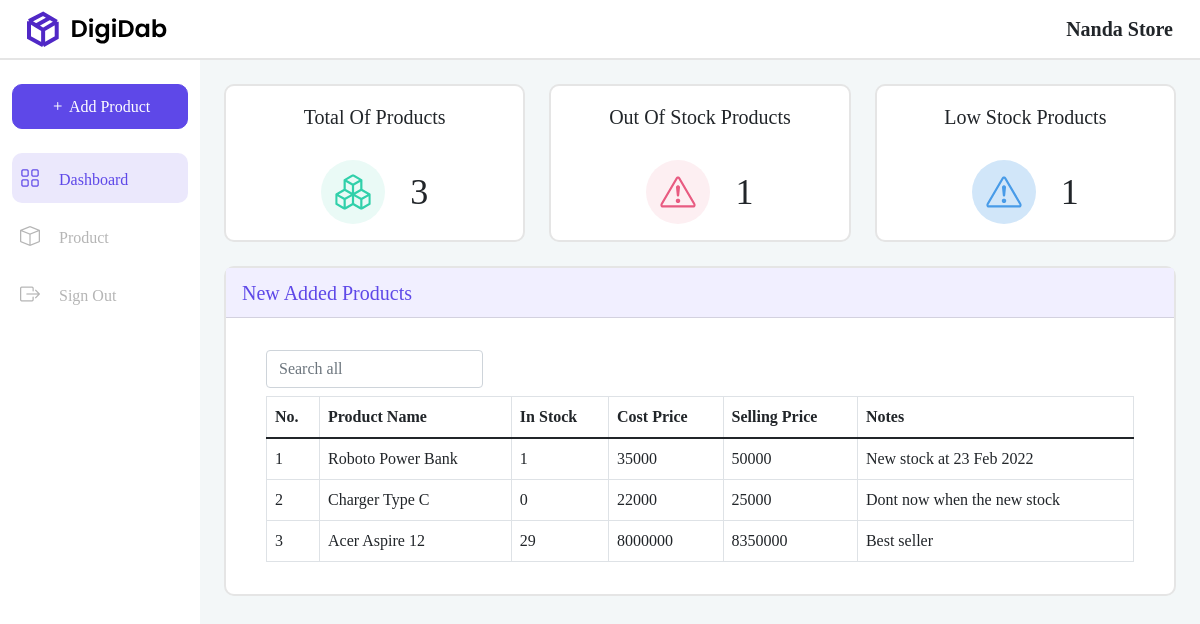
The page /user/dashboard.php (signed in) on the database its author committed.
### tables this page shows
CREATE TABLE `tb_product` (
  `id_product` int(11) NOT NULL,
  `id_user` int(11) NOT NULL,
  `name_product` varchar(255) DEFAULT NULL,
  `stock_product` int(11) DEFAULT NULL,
  `cost_price` int(11) DEFAULT NULL,
  `selling_price` int(11) DEFAULT NULL,
  `notes_product` text DEFAULT NULL
);

### user/dashboard.php (the view, shortened to what this page needs)
<?php
include("../resources/connection.php");
$id_user = $_SESSION['user']['id_user'];
?>
<!doctype html>
<html lang="en">
<head>
    <link rel="stylesheet" href="../assets/css/dashboard-style.css">
    <link href="https://cdn.jsdelivr.net/npm/bootstrap@5.1.3/dist/css/bootstrap.min.css" rel="stylesheet">
    <link rel="stylesheet" href="https://cdn.jsdelivr.net/npm/bootstrap-icons@1.8.1/font/bootstrap-icons.css">
</head>
<body>
    <nav class="container-fluid">
        <div class="nav-cont d-flex align-items-center justify-content-between">
            <img src="../assets/img/Dashboard-logo.svg" style="margin-left: 15px;">
            <div class="company-name" style="margin-right: 15px;">
                <?php echo $_SESSION['user']['company_user']; ?>
            </div>
        </div>
    </nav>
    <div class="d-flex">
        <div class="sidebar col-2 pt-4">
            <div class="wrapper">
                <div class="button mb-4">
                    <button class="add btn btn-primary w-100" data-bs-toggle="modal" data-bs-target="#addModal" style="border-radius: 10px; height: 45px; background-color: #5E48E8; border-color: #5E48E8;">
                        <i class="bi bi-plus"></i>
                        Add Product
                    </button>
                </div>
                <div class="link">
                    <div class="active d-flex align-items-center p-2 mb-2">
                        <ul class="navbar-nav">
                            <li class="nav-item d-flex align-items-center">
                                <a href="dashboard.php" class="nav-link" style="color: #5e48e8;">
                                    <i class="bi bi-grid" style="font-size: 20px; margin-right: 15px;"></i>
                                    <span style="font-weight: 500;">Dashboard</span>
                                </a>
                            </li>
                        </ul>
                    </div>
                    <div class="n-active d-flex align-items-center p-2 mb-2">
                        <ul class="navbar-nav" style="color: #B5B5B5;">
                            <li class="nav-item d-flex align-items-center">
                                <a href="product.php" class="nav-links">
                                    <i class="bi bi-box" style="font-size: 20px; margin-right: 15px;"></i>
                                    <span style="font-weight: 500;">Product</span>
                                </a>
                            </li>
                        </ul>
                    </div>
                    <div class="n-active d-flex align-items-center p-2">
                        <ul class="navbar-nav" style="color: #B5B5B5;">
                            <li class="nav-item d-flex align-items-center">
                                <a href="../resources/sign-out-process.php" class="nav-links" onclick="return confirm('Anda Yakin Akan Logout?')">
                                    <i class="bi bi-box-arrow-right" style="font-size: 20px; margin-right: 15px;"></i>
                                    <span style="font-weight: 500;">Sign Out</span>
                                </a>
                            </li>
                        </ul>
                    </div>
                </div>
            </div>
        </div>
        <div class="content col-10 vh-100">
            <div class="container p-4">
                <div class="row mb-4">
                    <div class="col-lg-4">
                        <div class="card" style="border: 2px solid #E5E5E5; border-radius: 10px;">
                            <div class="card-body">
                                <div class="c-tittle text-center mb-2">
                                    Total Of Products
                                </div>
                                <div class="c-value d-flex justify-content-center align-items-center">
                                    <img src="../assets/img/total-product-icon.svg" alt="" width="64">
                                    <div class="c-value-text">
                                        <?php
                                        $query = mysqli_query($conn, "SELECT * FROM tb_product WHERE id_user = $id_user");
                                        $total = mysqli_num_rows($query);
                                        echo $total;
                                        ?>
                                    </div>
                                </div>
                            </div>
                        </div>
                    </div>
                    <div class="col-lg-4">
                        <div class="card" style="border: 2px solid #E5E5E5; border-radius: 10px;">
                            <div class="card-body">
                                <div class="c-tittle text-center mb-2">
                                    Out Of Stock Products
                                </div>
                                <div class="c-value d-flex justify-content-center align-items-center">
                                    <img src="../assets/img/out-stock-icon.svg" alt="" width="64">
                                    <div class="c-value-text">
                                        <?php
                                        $query = mysqli_query($conn, "SELECT * FROM tb_product WHERE id_user = $id_user AND stock_product = 0");
                                        $total = mysqli_num_rows($query);
                                        echo $total;
                                        ?>
                                    </div>
                                </div>
                            </div>
                        </div>
                    </div>
                    <div class="col-lg-4">
                        <div class="card" style="border: 2px solid #E5E5E5; border-radius: 10px;">
                            <div class="card-body">
                                <div class="c-tittle text-center mb-2">
                                    Low Stock Products
                                </div>
                                <div class="c-value d-flex justify-content-center align-items-center">
                                    <img src="../assets/img/low-stock-icon.svg" alt="" width="64">
                                    <div class="c-value-text">
                                        <?php
                                        $query = mysqli_query($conn, "SELECT * FROM tb_product WHERE id_user = $id_user AND stock_product BETWEEN 1  AND 5");
                                        $total = mysqli_num_rows($query);
                                        echo $total;
                                        ?>
                                    </div>
                                </div>
                            </div>
                        </div>
                    </div>
                </div>
                <div class="row">
                    <div class="col">
                        <div class="card" style="border: 2px solid #E5E5E5; border-radius: 10px;">
                            <div class="card-header c-tittle mb-3 d-flex align-items-center" style="color: #5e48e8; background-color: #f1efff;">
                                New Added Products
                            </div>
                            <div class="card-body">
                                <div class="container">
                                    <input class="form-control w-25 mb-2" type="search" id="search_field_input" onkeyup="search_table()" placeholder="Search all">
                                    <table class="table table-bordered" id="table_id">
                                        <thead>
                                            <tr>
                                                <th scope="col">No.</th>
                                                <th scope="col">Product Name</th>
                                                <th scope="col">In Stock</th>
                                                <th scope="col">Cost Price</th>
                                                <th scope="col">Selling Price</th>
                                                <th scope="col">Notes </th>
                                            </tr>
                                        </thead>
                                        <tbody>
                                            <?php
                                            $no = 1;
                                            $show = mysqli_query($conn, "SELECT * FROM tb_product WHERE id_user = $id_user ORDER BY id_product DESC LIMIT 10");
                                            if (mysqli_num_rows($show) == 0) {
                                                echo '<tr><td colspan="6" class="text-center">No Product</td></tr>';
                                            } else {
                                                while ($data = mysqli_fetch_array($show)) {
                                            ?>
                                                    <tr>
                                                        <td><?= $no++ ?></td>
                                                        <td><?= $data['name_product'] ?></td>
                                                        <td><?= $data['stock_product'] ?></td>
                                                        <td><?= $data['cost_price'] ?></td>
                                                        <td><?= $data['selling_price'] ?></td>
                                                        <td><?= $data['notes_product'] ?></td>
                                                    </tr>
                                            <?php }
                                            } ?>
                                        </tbody>
                                    </table>
                                </div>
                            </div>
                        </div>
                    </div>
                </div>
            </div>
        </div>
    </div>
</body>
</html>

### assets/css/dashboard-style.css (style rules this page uses)
* { font-family: poppins; }
nav { height: 60px; border-bottom: 2px solid #e5e5e5; }
.nav-cont { height: 100%; }
.company-name { font-size: 20px; font-weight: 600; }
.wrapper { width: 88%; margin: 0 auto; }
.sidebar { top: 0; left: 0; }
.active { width: 100%; height: 50px; border-radius: 10px; background-color: #ebe8fc; }
.n-active { width: 100%; height: 50px; }
.nav-links { color: #b5b5b5; text-decoration: none; }
.content { width: auto; background-color: #f3f7f8; }
.c-tittle { font-weight: 500; font-size: 20px; width: 100%; height: 50px; }
.c-value-text { margin-left: 25px; font-weight: 500; font-size: 36px; }

### rows shown on the page
tb_product: name_product "Roboto Power Bank", stock_product "1", cost_price "35000", selling_price "50000", notes_product "New stock at 23 Feb 2022"
tb_product: name_product "Charger Type C", stock_product "0", cost_price "22000", selling_price "25000", notes_product "Dont now when the new stock"
tb_product: name_product "Acer Aspire 12", stock_product "29", cost_price "8000000", selling_price "8350000", notes_product "Best seller"

### other values the page prints
$_SESSION['user']['company_user'] "Nanda Store"
$total "3"
$total "1"
